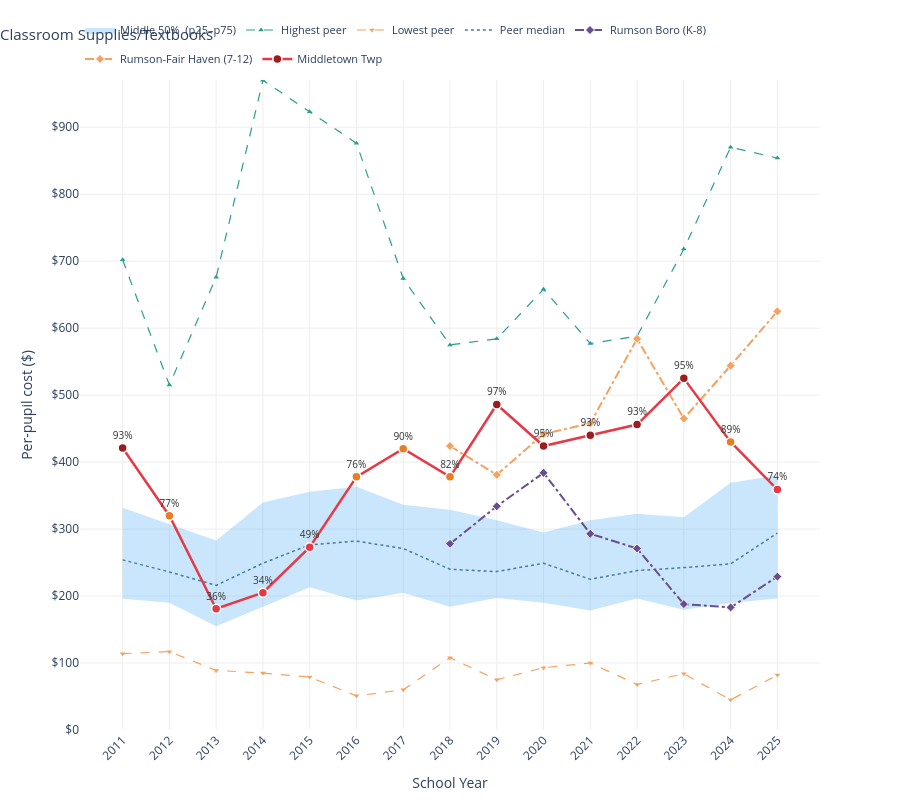

This figure's notebook cell:
### Code cell
sigma_chart('Classroom Supplies/Textbooks', '$', 'Per-pupil cost ($)').show()

### Figure 1 — Plotly figure (JSON) as saved in the notebook; plotly's stock layout.template omitted (floating-point values rounded to 4 significant figures)
{"data": [{"hoverinfo": "skip", "line": {"width": 0}, "mode": "lines", "showlegend": false, "type": "scatter", "x": [2011, 2012, 2013, 2014, 2015, 2016, 2017, 2018, 2019, 2020, 2021, 2022, 2023, 2024, 2025], "y": [332.0, 307.0, 283.0, 339.8, 355.8, 363.0, 336.2, 329.0, 313.2, 295.0, 313.0, 323.0, 317.8, 369.0, 380.5]}, {"fill": "tonexty", "fillcolor": "rgba(66,165,245,0.28)", "hoverinfo": "skip", "legendgroup": "bands", "line": {"width": 0}, "mode": "lines", "name": "Middle 50%  (p25–p75)", "showlegend": true, "type": "scatter", "x": [2011, 2012, 2013, 2014, 2015, 2016, 2017, 2018, 2019, 2020, 2021, 2022, 2023, 2024, 2025], "y": [196.0, 190.0, 155.0, 183.8, 213.2, 193.2, 205.0, 184.0, 197.2, 190.0, 178.5, 196.5, 179.5, 189.5, 196.5]}, {"hovertemplate": "<b>%{x}</b><br>Highest: %{text}<extra>Highest peer</extra>", "line": {"color": "#2A9D8F", "dash": "dash", "width": 1.2}, "marker": {"color": "#2A9D8F", "size": 5, "symbol": "triangle-up"}, "mode": "lines+markers", "name": "Highest peer", "text": ["$702 — EAST WINDSOR REGIONAL", "$515 — ATLANTIC CITY", "$676 — PLEASANTVILLE CITY", "$970 — ELIZABETH CITY", "$923 — PASSAIC CITY", "$876 — CAMDEN CITY", "$674 — BRIDGETON CITY", "$575 — Hopewell Valley Regional", "$584 — Nutley Town", "$658 — Paramus Boro", "$577 — Teaneck Twp", "$588 — Newark City", "$718 — Lakewood Twp", "$870 — Perth Amboy City", "$854 — Perth Amboy City"], "type": "scatter", "x": [2011, 2012, 2013, 2014, 2015, 2016, 2017, 2018, 2019, 2020, 2021, 2022, 2023, 2024, 2025], "y": [702.0, 515.0, 676.0, 970.0, 923.0, 876.0, 674.0, 575.0, 584.0, 658.0, 577.0, 588.0, 718.0, 870.0, 854.0]}, {"hovertemplate": "<b>%{x}</b><br>Lowest: %{text}<extra>Lowest peer</extra>", "line": {"color": "#F4A261", "dash": "dash", "width": 1.2}, "marker": {"color": "#F4A261", "size": 5, "symbol": "triangle-down"}, "mode": "lines+markers", "name": "Lowest peer", "text": ["$114 — MONROE TWP", "$117 — EWING TWP", "$89 — EWING TWP", "$85 — CARTERET BORO", "$79 — CARTERET BORO", "$51 — CLIFTON CITY", "$60 — BELLEVILLE TOWN", "$108 — Irvington Township", "$75 — Carteret Boro", "$93 — Bayonne City", "$100 — Garfield City", "$68 — Irvington Township", "$84 — Hillsborough Twp", "$45 — Irvington Township", "$82 — Jackson Twp"], "type": "scatter", "x": [2011, 2012, 2013, 2014, 2015, 2016, 2017, 2018, 2019, 2020, 2021, 2022, 2023, 2024, 2025], "y": [114.0, 117.0, 89.0, 85.0, 79.0, 51.0, 60.0, 108.0, 75.0, 93.0, 100.0, 68.0, 84.0, 45.0, 82.0]}, {"hovertemplate": "<b>%{x}</b><br>Peer median: %{text}<extra>Peer median</extra>", "line": {"color": "#457B9D", "dash": "dot", "width": 1.5}, "mode": "lines", "name": "Peer median", "text": ["$254", "$236", "$216", "$249", "$276", "$282", "$271", "$240", "$236", "$249", "$225", "$238", "$242", "$248", "$294"], "type": "scatter", "x": [2011, 2012, 2013, 2014, 2015, 2016, 2017, 2018, 2019, 2020, 2021, 2022, 2023, 2024, 2025], "y": [254.0, 236.0, 216.0, 249.0, 276.5, 282.0, 271.0, 240.0, 236.5, 249.0, 225.0, 238.0, 242.5, 248.0, 294.0]}, {"hovertemplate": "<b>%{x}</b><br>Rumson Boro (K-8): %{text}<extra>Rumson Boro (K-8)</extra>", "line": {"color": "#6A4C93", "dash": "dashdot", "width": 2}, "marker": {"color": "#6A4C93", "line": {"color": "white", "width": 1}, "size": 7, "symbol": "diamond"}, "mode": "lines+markers", "name": "Rumson Boro (K-8)", "text": ["N/A", "N/A", "N/A", "N/A", "N/A", "N/A", "N/A", "$278", "$334", "$384", "$293", "$271", "$188", "$183", "$229"], "type": "scatter", "x": [2011, 2012, 2013, 2014, 2015, 2016, 2017, 2018, 2019, 2020, 2021, 2022, 2023, 2024, 2025], "y": [NaN, NaN, NaN, NaN, NaN, NaN, NaN, 278.0, 334.0, 384.0, 293.0, 271.0, 188.0, 183.0, 229.0]}, {"hovertemplate": "<b>%{x}</b><br>Rumson-Fair Haven (7-12): %{text}<extra>Rumson-Fair Haven (7-12)</extra>", "line": {"color": "#F4A261", "dash": "dashdot", "width": 2}, "marker": {"color": "#F4A261", "line": {"color": "white", "width": 1}, "size": 7, "symbol": "diamond"}, "mode": "lines+markers", "name": "Rumson-Fair Haven (7-12)", "text": ["N/A", "N/A", "N/A", "N/A", "N/A", "N/A", "N/A", "$424", "$381", "$442", "$458", "$584", "$465", "$544", "$625"], "type": "scatter", "x": [2011, 2012, 2013, 2014, 2015, 2016, 2017, 2018, 2019, 2020, 2021, 2022, 2023, 2024, 2025], "y": [NaN, NaN, NaN, NaN, NaN, NaN, NaN, 424.0, 381.0, 442.0, 458.0, 584.0, 465.0, 544.0, 625.0]}, {"customdata": ["$421<br>93th percentile  (top 10% of peers)<br>vs 105 peer districts", "$320<br>77th percentile  (above peer IQR)<br>vs 105 peer districts", "$181<br>36th percentile  (within peer IQR)<br>vs 105 peer districts", "$205<br>34th percentile  (within peer IQR)<br>vs 102 peer districts", "$273<br>49th percentile  (within peer IQR)<br>vs 102 peer districts", "$378<br>76th percentile  (above peer IQR)<br>vs 102 peer districts", "$420<br>90th percentile  (above peer IQR)<br>vs 100 peer districts", "$378<br>82th percentile  (above peer IQR)<br>vs 97 peer districts", "$486<br>97th percentile  (top 10% of peers)<br>vs 96 peer districts", "$424<br>95th percentile  (top 10% of peers)<br>vs 93 peer districts", "$440<br>93th percentile  (top 10% of peers)<br>vs 91 peer districts", "$456<br>93th percentile  (top 10% of peers)<br>vs 91 peer districts", "$525<br>95th percentile  (top 10% of peers)<br>vs 94 peer districts", "$430<br>89th percentile  (above peer IQR)<br>vs 95 peer districts", "$359<br>74th percentile  (within peer IQR)<br>vs 95 peer districts"], "hovertemplate": "<b>%{x}</b><br>Middletown: %{customdata}<extra>Middletown</extra>", "line": {"color": "#E63946", "width": 2.5}, "marker": {"color": ["#9B1D1D", "#E97D23", "#E63946", "#E63946", "#E63946", "#E97D23", "#E97D23", "#E97D23", "#9B1D1D", "#9B1D1D", "#9B1D1D", "#9B1D1D", "#9B1D1D", "#E97D23", "#E63946"], "line": {"color": "white", "width": 1.5}, "size": 9}, "mode": "lines+markers+text", "name": "Middletown Twp", "text": ["93%", "77%", "36%", "34%", "49%", "76%", "90%", "82%", "97%", "95%", "93%", "93%", "95%", "89%", "74%"], "textfont": {"color": "#333", "size": 10}, "textposition": "top center", "type": "scatter", "x": [2011, 2012, 2013, 2014, 2015, 2016, 2017, 2018, 2019, 2020, 2021, 2022, 2023, 2024, 2025], "y": [421.0, 320.0, 181.0, 205.0, 273.0, 378.0, 420.0, 378.0, 486.0, 424.0, 440.0, 456.0, 525.0, 430.0, 359.0]}], "layout": {"height": 800, "hovermode": "x unified", "legend": {"font": {"size": 11}, "orientation": "h", "x": 0, "xanchor": "left", "y": 1.01, "yanchor": "bottom"}, "margin": {"b": 60, "l": 80, "r": 80, "t": 80}, "paper_bgcolor": "white", "plot_bgcolor": "white", "title": {"font": {"size": 15}, "text": "Classroom Supplies/Textbooks", "x": 0}, "xaxis": {"dtick": 1, "gridcolor": "#eee", "tickangle": -45, "title": {"text": "School Year"}}, "yaxis": {"gridcolor": "#eee", "range": [0, 970.5], "tickformat": ",", "tickprefix": "$", "title": {"text": "Per-pupil cost ($)"}}}}
